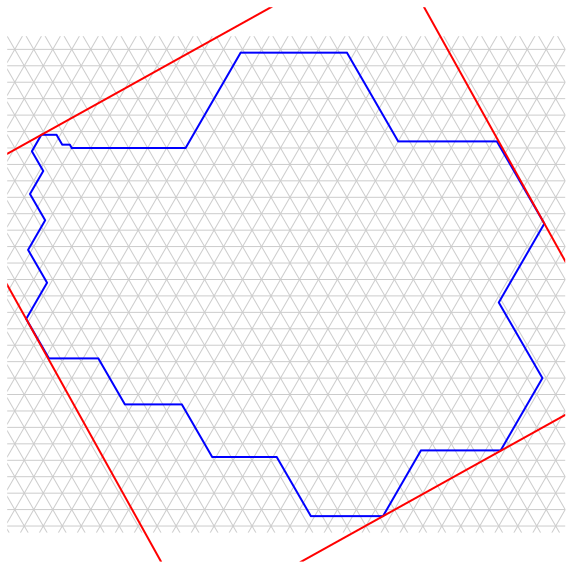

Write Python code to recreate this figure.
import sys
import os
from polyforms.polyiamond import Polyiamond

import matplotlib.pyplot as plt
import matplotlib.path as mpath
import matplotlib.patches as mpatches
import numpy as np

TH = np.sqrt(3)/2

# The perfect 30-gon polyiamond
p = Polyiamond('ABAFAFEFEDEDCDCDCDCBCBCBCBAFAF')
pts = p.get_mod_descartes()

xs = [pt[0] for pt in pts]
ys = [pt[1] for pt in pts]

min_x, max_x = min(xs), max(xs)
min_y, max_y = min(ys), max(ys)

# Add some padding
padding_x = 5
padding_y = 5

left = int(np.floor(min_x)) - padding_x
right = int(np.ceil(max_x)) + padding_x
bottom = int(np.floor(min_y)) - padding_y
top = int(np.ceil(max_y)) + padding_y

width = right - left
height = top - bottom

# Create figure
fig, ax = plt.subplots(figsize=(10, 10))
ax.axis('equal')
ax.axis('off')
plt.margins(x=0, y=0)

# Set limits
ax.set_xlim(left, right)
ax.set_ylim(bottom * TH, top * TH)

# Create a clipping path for the grid
vertices = np.array([
    [left, bottom * TH],
    [right, bottom * TH],
    [right, top * TH],
    [left, top * TH],
    [0, 0]
])
codes = [
    mpath.Path.MOVETO, mpath.Path.LINETO, mpath.Path.LINETO, mpath.Path.LINETO,
    mpath.Path.CLOSEPOLY
]
clip_path = mpath.Path(vertices, codes)
patch = mpatches.PathPatch(clip_path, transform=ax.transData, fill=False, edgecolor='none')
ax.add_patch(patch)

# Grid lines
def draw_line(x_coords, y_coords, is_dark):
    linewidth = 1.0 if is_dark else 0.25
    color = '#cccccc' if is_dark else '#cccccc'
    line, = ax.plot(x_coords, [y * TH for y in y_coords], color=color, linewidth=linewidth, linestyle='solid')
    line.set_clip_path(patch)

for y in range(bottom, top + 1):
    if y % 5 == 0:
        draw_line([left, right], [y, y], '#cccccc')

# Slanted lines 1
min_c1 = int(np.floor(2 * left - top)) - 5
max_c1 = int(np.ceil(2 * right - bottom)) + 5
for c in range(min_c1, max_c1 + 1):
    if c % 10 == 0:
        draw_line([left, right], [2*left - c, 2*right - c], '#cccccc')

# Slanted lines 2
min_c2 = int(np.floor(2 * left + bottom)) - 5
max_c2 = int(np.ceil(2 * right + top)) + 5
for c in range(min_c2, max_c2 + 1):
    if c % 10 == 0:
        draw_line([left, right], [c - 2*left, c - 2*right], '#cccccc')

# Draw the polyiamond perimeter (no fill)
poly_xs = xs + [xs[0]]
poly_ys = [y * TH for y in (ys + [ys[0]])]
ax.plot(poly_xs, poly_ys, color='blue', linewidth=2)

# Call get_smallest_square function
sq_vertices = p.get_smallest_square()

# Draw smallest square
sq_xs = [v[0] for v in sq_vertices] + [sq_vertices[0][0]]
sq_ys = [v[1] for v in sq_vertices] + [sq_vertices[0][1]]
ax.plot(sq_xs, sq_ys, color='red', linewidth=2)

plt.savefig('30gon_smallest_square.svg', format='svg', bbox_inches='tight', transparent=True, pad_inches=0.1)

# Remove hardcoded width and height from the generated SVG
with open('30gon_smallest_square.svg', 'r') as f:
    svg_content = f.read()

import re
svg_content = re.sub(r'width="[0-9.]+pt" height="[0-9.]+pt" ', '', svg_content)

with open('30gon_smallest_square.svg', 'w') as f:
    f.write(svg_content)

print("Saved 30gon_smallest_square.svg")
